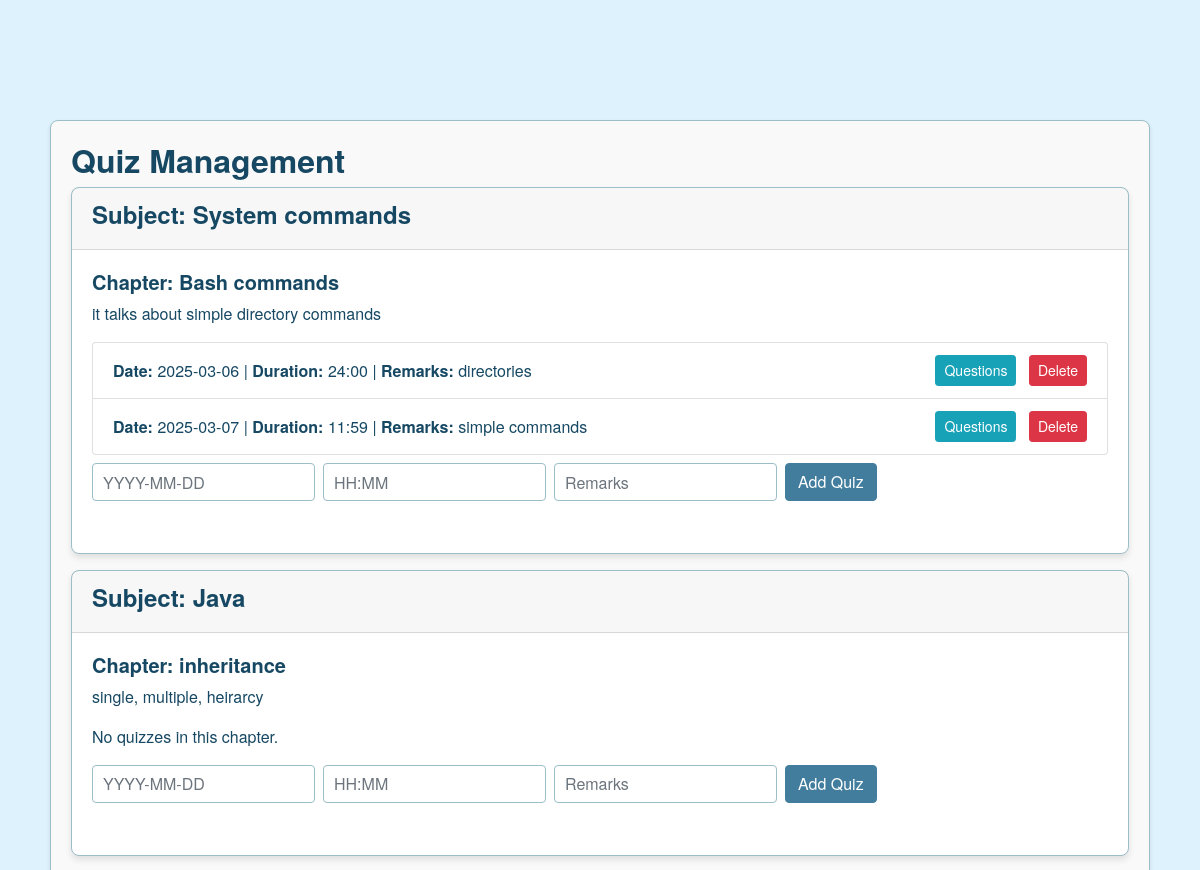
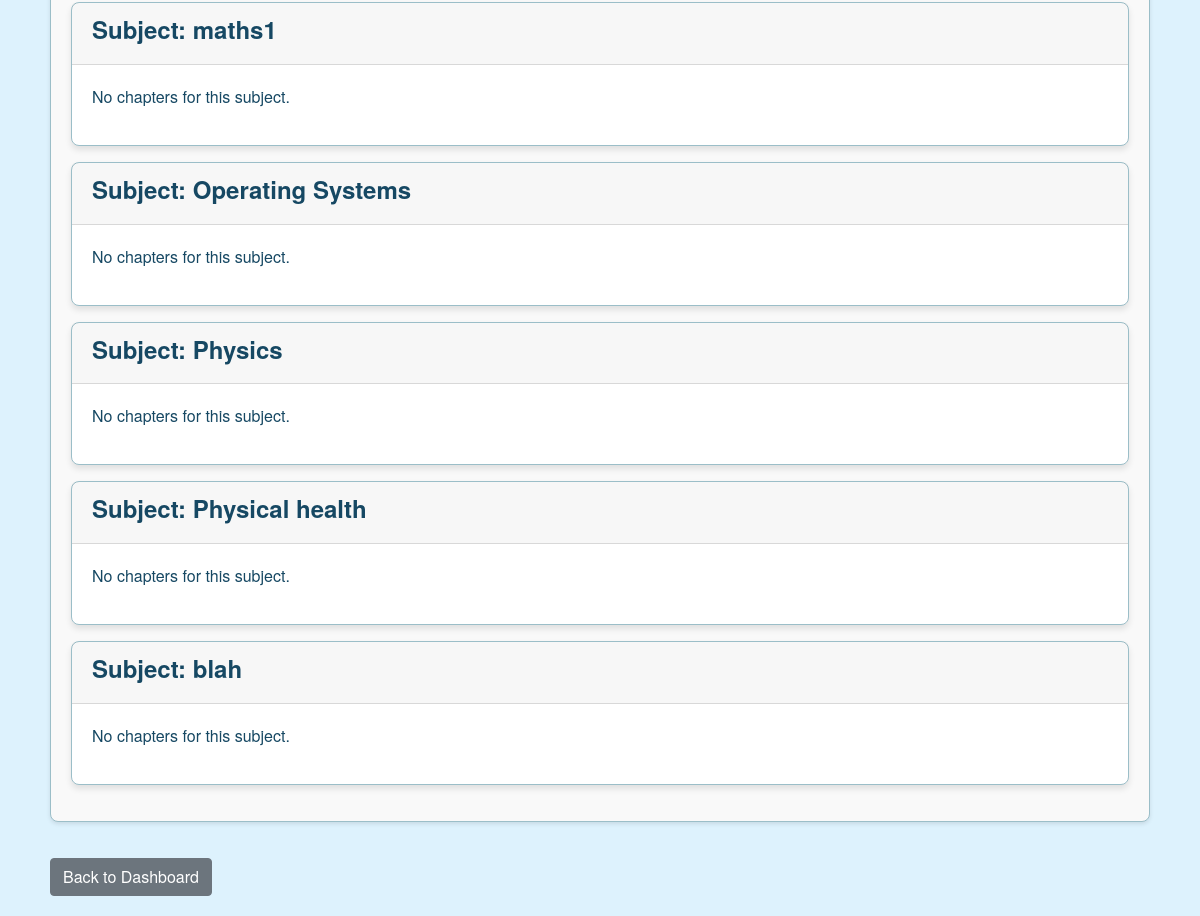
The page /admin/quiz_overview (signed in) on the database as committed earlier (2 pictures, top to bottom).
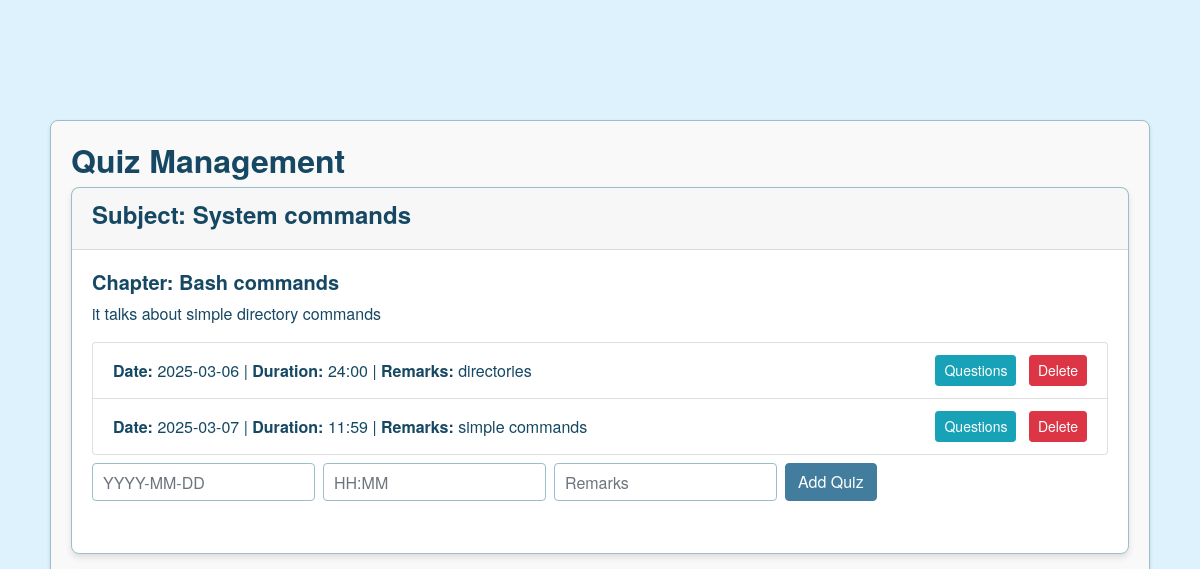
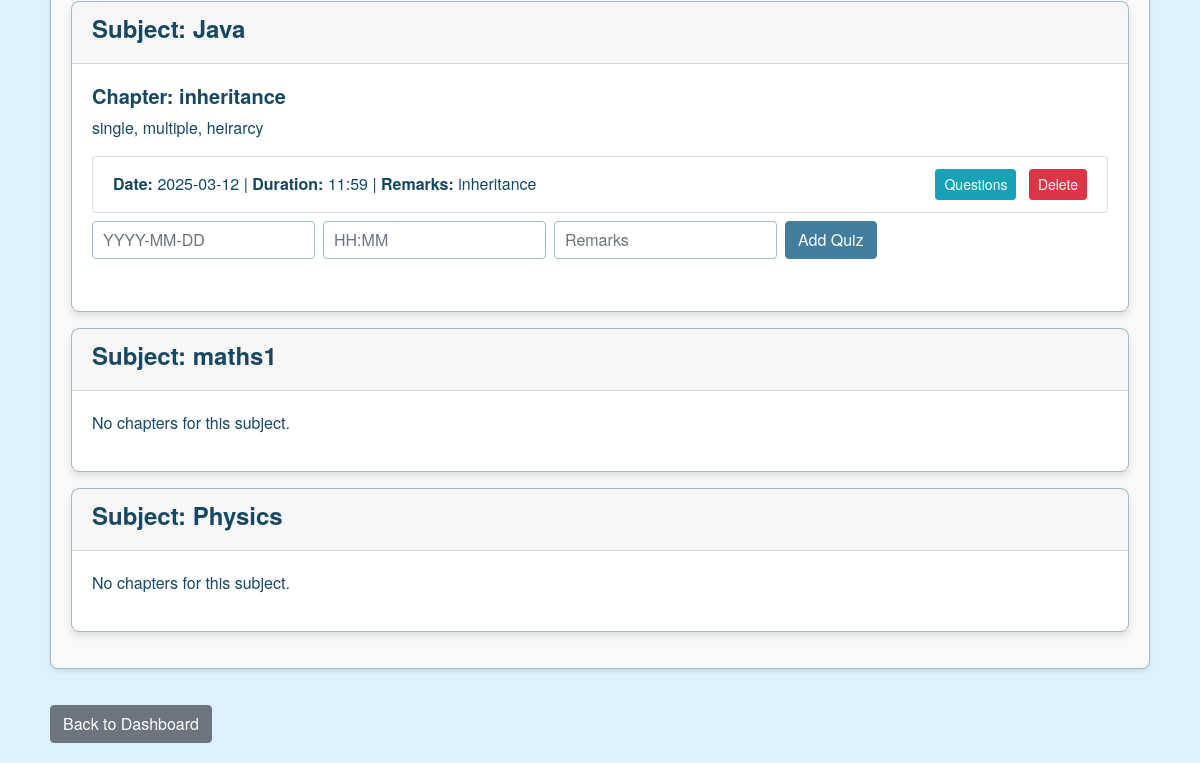
The same page on the database as committed later (2 pictures, top to bottom).
### controllers/models.py (models this page shows, shortened)
class Subject(db.Model):
    __tablename__ = 'subjects'
    id = db.Column(db.Integer, primary_key=True)
    name = db.Column(db.String(100), unique=True, nullable=False)
    description = db.Column(db.Text)
    chapters = db.relationship('Chapter', backref='subject', lazy=True)#related data is loaded when accessed by chapter

class Chapter(db.Model):
    __tablename__ = 'chapters'
    id = db.Column(db.Integer, primary_key=True)
    name = db.Column(db.String(100), nullable=False)
    description = db.Column(db.Text)
    subject_id = db.Column(db.Integer, db.ForeignKey('subjects.id', ondelete="CASCADE"), nullable=False)
    quizzes = db.relationship('Quiz', backref='chapter', lazy=True)

class Quiz(db.Model):
    __tablename__ = 'quizzes'
    id = db.Column(db.Integer, primary_key=True)
    chapter_id = db.Column(db.Integer, db.ForeignKey('chapters.id'), nullable=False)
    date_of_quiz = db.Column(db.DateTime, nullable=False)
    time_duration = db.Column(db.String(50), nullable=False)  # Format: "HH:MM"
    remarks = db.Column(db.Text)
    questions = db.relationship('Question', backref='quiz',lazy=True)
    scores = db.relationship('Score', backref='quiz', lazy=True)

### controllers/admin_routes.py (the view)
    @app.route('/admin/quiz_overview')
    def admin_quiz_overview():
        if 'user_id' not in session or session.get('role') != 'Admin':
            flash("Access denied.", "danger")
            return redirect(url_for('login'))
        subjects = Subject.query.all()
        return render_template('admin_quiz_overview.html', subjects=subjects)

### templates/admin_quiz_overview.html (shortened to what this page needs)
{% extends 'base.html' %}
{% block content %}
<div class="container mt-4">
  <div class="quiz-overview">
  <h2>Quiz Management</h2>
  {% for subject in subjects %}
    <div class="card mb-3">
      <div class="card-header">
        <h4>Subject: {{ subject.name }}</h4>
      </div>
      <div class="card-body">
        {% if subject.chapters %}
          {% for chapter in subject.chapters %}
            <div class="mb-4">
              <h5>Chapter: {{ chapter.name }}</h5>
              <p>{{ chapter.description or '' }}</p>
              {% if chapter.quizzes %}
                <ul class="list-group mb-2">
                  {% for quiz in chapter.quizzes %}
                    <li class="list-group-item d-flex justify-content-between align-items-center">
                      <div>
                        <strong>Date:</strong>
                        {% if quiz.date_of_quiz %}
                          {{ quiz.date_of_quiz.strftime('%Y-%m-%d') }}
                        {% endif %}
                        | <strong>Duration:</strong> {{ quiz.time_duration }}
                        | <strong>Remarks:</strong> {{ quiz.remarks }}
                      </div>
                      <div>
                        <a href="{{ url_for('admin_questions', quiz_id=quiz.id) }}"
                           class="btn btn-sm btn-info mr-2">Questions</a>
                        <form method="POST" action="{{ url_for('delete_quiz', quiz_id=quiz.id) }}"
                              style="display:inline;">
                          <button type="submit" class="btn btn-sm btn-danger">Delete</button>
                        </form>
                      </div>
                    </li>
                  {% endfor %}
                </ul>
              {% else %}
                <p>No quizzes in this chapter.</p>
              {% endif %}
              <form method="POST" action="{{ url_for('add_quiz', chapter_id=chapter.id) }}" class="form-inline">
                <input type="text" name="date_of_quiz" class="form-control mb-2 mr-sm-2"
                       placeholder="YYYY-MM-DD" required>
                <input type="text" name="time_duration" class="form-control mb-2 mr-sm-2"
                       placeholder="HH:MM" required>
                <input type="text" name="remarks" class="form-control mb-2 mr-sm-2"
                       placeholder="Remarks">
                <button type="submit" class="btn btn-success mb-2">Add Quiz</button>
              </form>
            </div>
          {% endfor %}
        {% else %}
          <p>No chapters for this subject.</p>
        {% endif %}
      </div>
    </div>
  {% endfor %}
</div>
<a href="{{ url_for('admin_dashboard') }}" class="btn btn-secondary mt-3">Back to Dashboard</a>
</div>
{% endblock %}

### templates/base.html (shortened to what this page needs)
<!DOCTYPE html>
<html lang="en">
<head>
    {% block bootstrap_css %}
    <link rel="stylesheet" href="https://cdn.jsdelivr.net/npm/bootstrap@4.1.3/dist/css/bootstrap.min.css">
    <link rel="stylesheet" href="{{ url_for('static', filename='styles.css') }}">
    {% endblock %}
</head>
<body>
    <div class="container mt-3">
      </div>
    {% block content %}
    {% endblock %}
</body>
</html>

### static/styles.css (style rules this page uses)
body { background-color: #DDF2FD; font-family: 'Helvetica Neue', Helvetica, Arial, sans-serif; color: #164863; margin: 0; padding: 0; }
.container { padding: 20px; margin-top: 20px; }
.card { background-color: #FFFFFF; border: 1px solid #9BBEC8; border-radius: 8px; box-shadow: 0 4px 6px rgba(0,0,0,0.1); margin-bottom: 20px; }
h1, h2, h3, h4, h5, h6 { color: #164863; font-weight: bold; }
.form-control { border: 1px solid #9BBEC8; border-radius: 4px; padding: 10px; box-shadow: none; }
.btn-success { background-color: #427D9D; border-color: #427D9D; color: #FFFFFF; }
.quiz-overview { background-color: #f9f9f9; border: 1px solid #9BBEC8; border-radius: 8px; box-shadow: 0 2px 4px rgba(0,0,0,0.1); padding: 20px; margin: 20px 0; }

Rows that differ between the two databases and show on the page:
removed Subject: name "Operating Systems", shows "No chapters for this subject."
removed Subject: name "Physical health", shows "No chapters for this subject."
removed Subject: name "blah", shows "No chapters for this subject."
shown differently, row unchanged: Chapter "inheritance": no longer shows "No quizzes in this chapter."
added Quiz: date_of_quiz "2025-03-12", time_duration "11:59", remarks "inheritance", shown under Chapter "inheritance"
